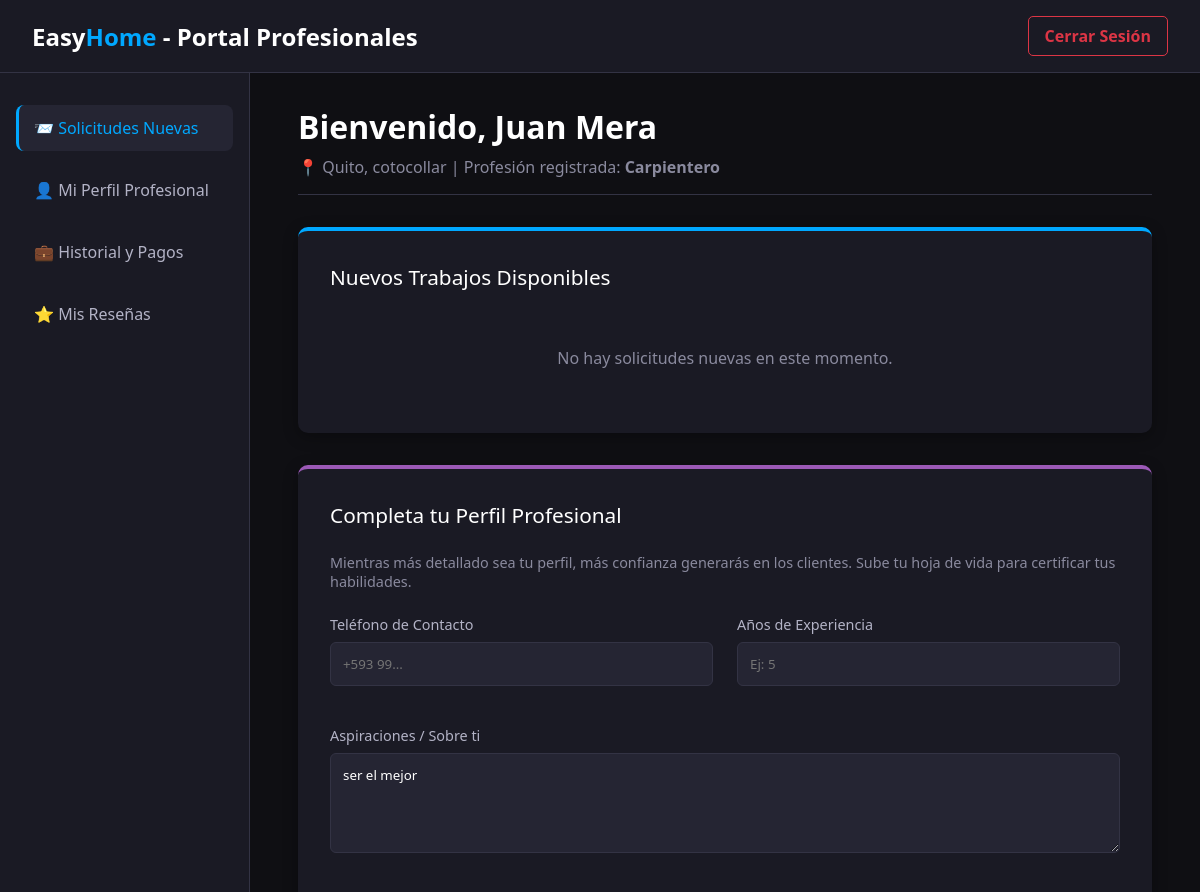
The page /dashboard-colaborador (signed in, upper part) on the database as committed earlier.
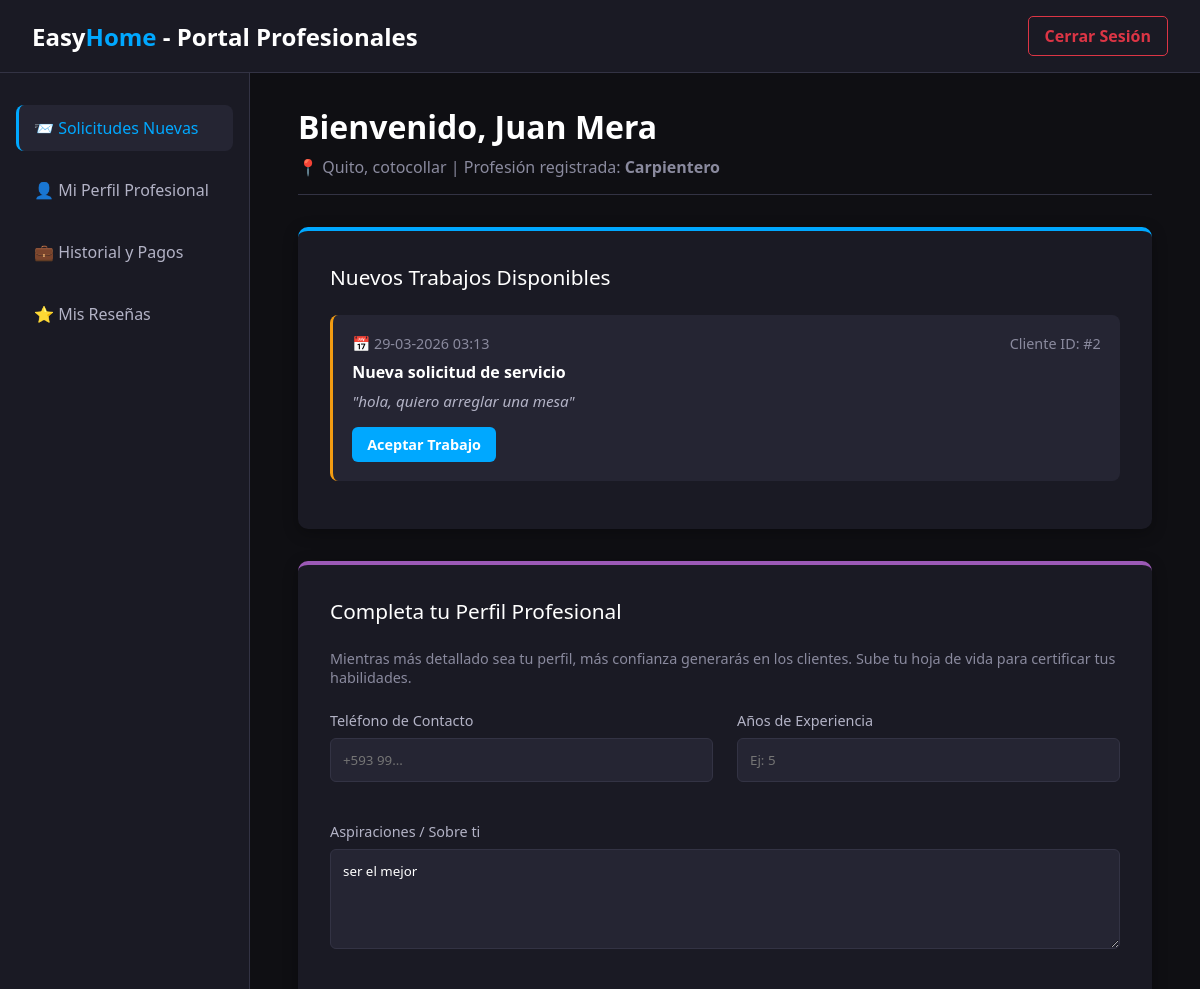
The same page on the database as committed later.
### app.py (models this page shows)
class Profesional(db.Model):
    id = db.Column(db.Integer, primary_key=True)
    nombre = db.Column(db.String(100), nullable=False)
    correo = db.Column(db.String(100), unique=True, nullable=False)
    password = db.Column(db.String(255), nullable=False)
    profesion = db.Column(db.String(100), nullable=False)
    ubicacion = db.Column(db.String(100), nullable=False)
    proposito = db.Column(db.Text, nullable=False)
    latitud = db.Column(db.Float, nullable=True)
    longitud = db.Column(db.Float, nullable=True)
    solicitudes = db.relationship('Solicitud', backref='experto', lazy=True)
    resenias = db.relationship('Resenia', backref='experto', lazy=True)
    def promedio_estrellas(self):
        if not self.resenias:
            return 0
        total = sum(r.estrellas for r in self.resenias)
        return round(total / len(self.resenias), 1)

class Solicitud(db.Model):
    id = db.Column(db.Integer, primary_key=True)
    mensaje = db.Column(db.Text, nullable=False)
    fecha = db.Column(db.DateTime, default=datetime.utcnow)
    cliente_id = db.Column(db.Integer, db.ForeignKey('usuario_cliente.id'), nullable=False)
    experto_id = db.Column(db.Integer, db.ForeignKey('profesional.id'), nullable=False)

### app.py (the view, shortened to what this page needs)
@app.route('/dashboard-colaborador', methods=['GET', 'POST'])
def dashboard_colaborador():
    if not session.get('usuario_id') or session.get('rol') != 'experto':
        return redirect(url_for('portal_colaboradores'))
    experto = Profesional.query.get(session['usuario_id'])
    return render_template('dashboard_colaborador.html', experto=experto)

### templates/dashboard_colaborador.html (shortened to what this page needs)
<!DOCTYPE html>
<html lang="es">
<head>
</head>
<body>
    <nav class="navbar-colaborador">
        <h1>Easy<span>Home</span> - Portal Profesionales</h1>
        <a href="{{ url_for('logout') }}" class="btn-logout">Cerrar Sesión</a>
    </nav>
    <div class="dashboard-layout">
        <aside class="sidebar">
            <a href="#solicitudes" class="active">📨 Solicitudes Nuevas</a>
            <a href="#perfil">👤 Mi Perfil Profesional</a>
            <a href="#historial">💼 Historial y Pagos</a>
            <a href="#resenas">⭐ Mis Reseñas</a>
        </aside>
        <main class="main-content">
            <div class="header-bienvenida">
                <h2>Bienvenido, {{ experto.nombre }}</h2>
                <p>📍 {{ experto.ubicacion }} | Profesión registrada: <strong>{{ experto.profesion }}</strong></p>
            </div>
            <div class="card" id="solicitudes">
                <div class="card-title">Nuevos Trabajos Disponibles</div>
                {% if experto.solicitudes %}
                    {% for solicitud in experto.solicitudes|reverse %}
                    <div class="lista-item pendiente">
                        <div class="item-header">
                            <span>📅 {{ solicitud.fecha.strftime('%d-%m-%Y %H:%M') if solicitud.fecha else 'Reciente' }}</span>
                            <span>Cliente ID: #{{ solicitud.cliente_id }}</span>
                        </div>
                        <div class="item-title">Nueva solicitud de servicio</div>
                        <div class="item-desc">"{{ solicitud.mensaje }}"</div>
                        <button class="btn-primary" style="margin-top: 1rem; padding: 8px 15px; font-size: 0.9rem;">Aceptar Trabajo</button>
                    </div>
                    {% endfor %}
                {% else %}
                    <p style="color: #8a8a9e; text-align: center; padding: 2rem;">No hay solicitudes nuevas en este momento.</p>
                {% endif %}
            </div>
            <div class="card" id="perfil" style="border-top-color: #9b59b6;">
                <div class="card-title">Completa tu Perfil Profesional</div>
                <p style="color: #8a8a9e; margin-bottom: 1.5rem; font-size: 0.9rem;">Mientras más detallado sea tu perfil, más confianza generarás en los clientes. Sube tu hoja de vida para certificar tus habilidades.</p>
                <form action="#" method="POST" enctype="multipart/form-data">
                    <div class="form-grid">
                        <div class="form-group">
                            <label>Teléfono de Contacto</label>
                            <input type="text" class="form-control" placeholder="+593 99...">
                        </div>
                        <div class="form-group">
                            <label>Años de Experiencia</label>
                            <input type="number" class="form-control" placeholder="Ej: 5">
                        </div>
                        <div class="form-group full-width">
                            <label>Aspiraciones / Sobre ti</label>
                            <textarea class="form-control" placeholder="Describe brevemente cómo trabajas y qué ofreces a los clientes...">{{ experto.proposito }}</textarea>
                        </div>
                    </div>
                </form>
            </div>
        </main>
    </div>
</body>
</html>

### templates/dashboard_colaborador.html (style rules this page uses)
* { margin: 0; padding: 0; box-sizing: border-box; font-family: 'Segoe UI', Tahoma, Geneva, Verdana, sans-serif; }
body { background-color: #0f0f13; color: #e0e0e0; display: flex; flex-direction: column; min-height: 100vh; }
.navbar-colaborador { background-color: #1a1a24; padding: 1rem 2rem; display: flex; justify-content: space-between; align-items: center; border-bottom: 1px solid #333344; position: sticky; top: 0; z-index: 100; }
.navbar-colaborador h1 { color: #ffffff; font-size: 1.5rem; }
.navbar-colaborador h1 span { color: #00a8ff; }
.btn-logout { background-color: transparent; color: #dc3545; border: 1px solid #dc3545; padding: 8px 16px; border-radius: 5px; text-decoration: none; font-weight: bold; transition: 0.3s; }
.dashboard-layout { display: flex; flex: 1; overflow: hidden; }
.sidebar { width: 250px; background-color: #1a1a24; border-right: 1px solid #333344; padding: 2rem 1rem; display: flex; flex-direction: column; gap: 1rem; }
.sidebar a { color: #b3b3c6; text-decoration: none; padding: 12px 15px; border-radius: 8px; transition: 0.3s; font-weight: 500; border-left: 3px solid transparent; }
.sidebar a:hover, .sidebar a.active { background-color: #252533; color: #00a8ff; border-left-color: #00a8ff; }
.main-content { flex: 1; padding: 2rem 3rem; overflow-y: auto; }
.header-bienvenida { margin-bottom: 2rem; border-bottom: 1px solid #333344; padding-bottom: 1rem; }
.header-bienvenida h2 { color: #ffffff; font-size: 2rem; }
.header-bienvenida p { color: #8a8a9e; margin-top: 0.5rem; }
.card { background-color: #1a1a24; border-radius: 10px; padding: 2rem; margin-bottom: 2rem; border-top: 4px solid #00a8ff; box-shadow: 0 4px 15px rgba(0,0,0,0.3); }
.card-title { color: #ffffff; margin-bottom: 1.5rem; font-size: 1.3rem; display: flex; align-items: center; justify-content: space-between; }
.form-grid { display: grid; grid-template-columns: 1fr 1fr; gap: 1.5rem; }
.form-group { margin-bottom: 1rem; }
.form-group.full-width { grid-column: span 2; }
.form-group label { display: block; margin-bottom: 0.5rem; color: #b3b3c6; font-size: 0.9rem; }
.form-control, .form-control-file { width: 100%; padding: 12px; background-color: #252533; border: 1px solid #333344; border-radius: 6px; color: #ffffff; }
textarea.form-control { resize: vertical; min-height: 100px; }
.btn-primary { background-color: #00a8ff; color: white; border: none; padding: 12px 25px; border-radius: 6px; cursor: pointer; font-weight: bold; font-size: 1rem; transition: 0.3s; }
.lista-item { background-color: #252533; padding: 1.2rem; border-radius: 8px; margin-bottom: 1rem; border-left: 3px solid #4CAF50; }
.lista-item.pendiente { border-left-color: #f39c12; }
.item-header { display: flex; justify-content: space-between; margin-bottom: 0.5rem; color: #8a8a9e; font-size: 0.9rem; }
.item-title { color: #ffffff; font-weight: bold; margin-bottom: 0.5rem; }
.item-desc { color: #b3b3c6; font-style: italic; font-size: 0.95rem; }

Rows that differ between the two databases and show on the page:
added Solicitud: fecha "29-03-2026 03:13", cliente_id "2", mensaje "hola, quiero arreglar una mesa"
Other text that changed with them:
text no longer shown: "No hay solicitudes nuevas en este momento."
